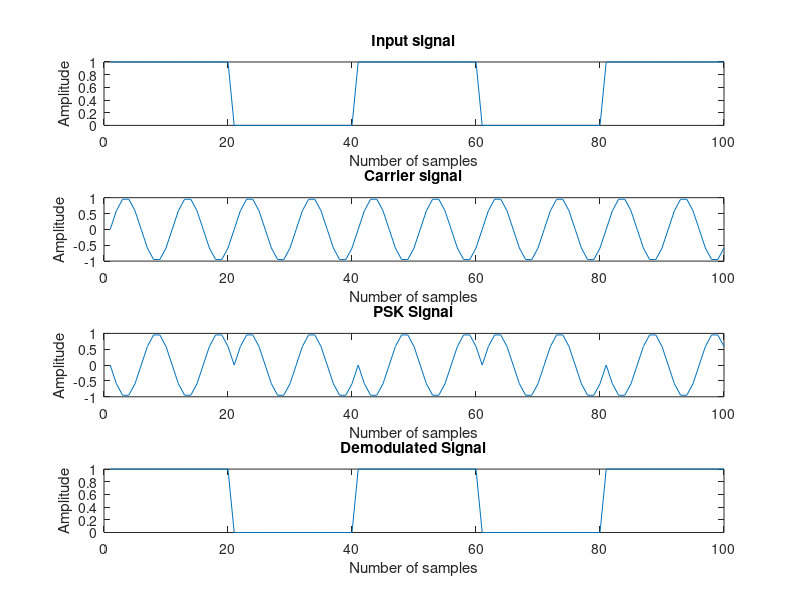

Write the MATLAB code that produced this figure.
% Clear all previous work
clc;
clear all;
close all;

n = 100;
x = [ones(1, 20) zeros(1, 20) ones(1, 20) zeros(1, 20) ones(1, 20)];

% Subplot of input signal
subplot(4, 1, 1);
plot(x);
title('Input signal');
xlabel('Number of samples');
ylabel('Amplitude');

f = 1 * 10 ^ 6;
fs = 10 * 10 ^ 6;
for i = 0:n - 1
    d(i + 1) = sin(2 * pi * (f / fs) * i);
end

% Subplot of carrier signal
subplot(4, 1, 2);
plot(d);
title('Carrier signal');
xlabel('Number of samples');
ylabel('Amplitude');

for i = 0:n - 1
    if (x(i + 1) == 0)
        x(i + 1) = sin(2 * pi * (f / fs) * i);
    else
        x(i + 1) = sin(2 * pi * (f / fs) * i + pi);
    end
end

% Subplot of PSK signal
subplot(4, 1, 3);
plot(x);
title('PSK Signal');
xlabel('Number of samples');
ylabel('Amplitude');

for i = 0:n - 1
    if (x(i + 1) == sin(2 * pi * (f / fs) * i))
        x(i + 1) = 0;
    else
        x(i + 1) = 1;
    end
end

subplot(4, 1, 4);
plot(x);
title('Demodulated Signal');
xlabel('Number of samples');
ylabel('Amplitude');

